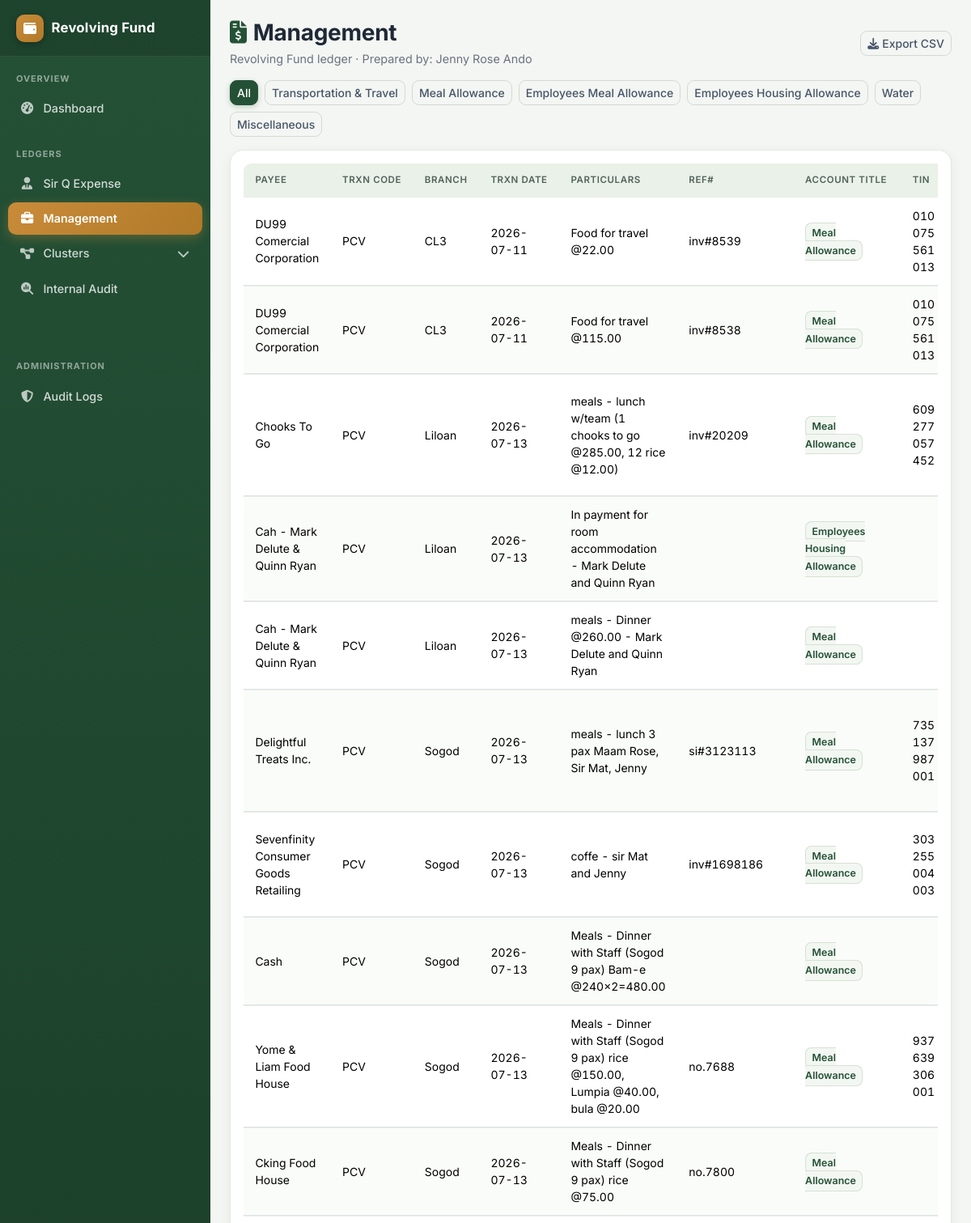
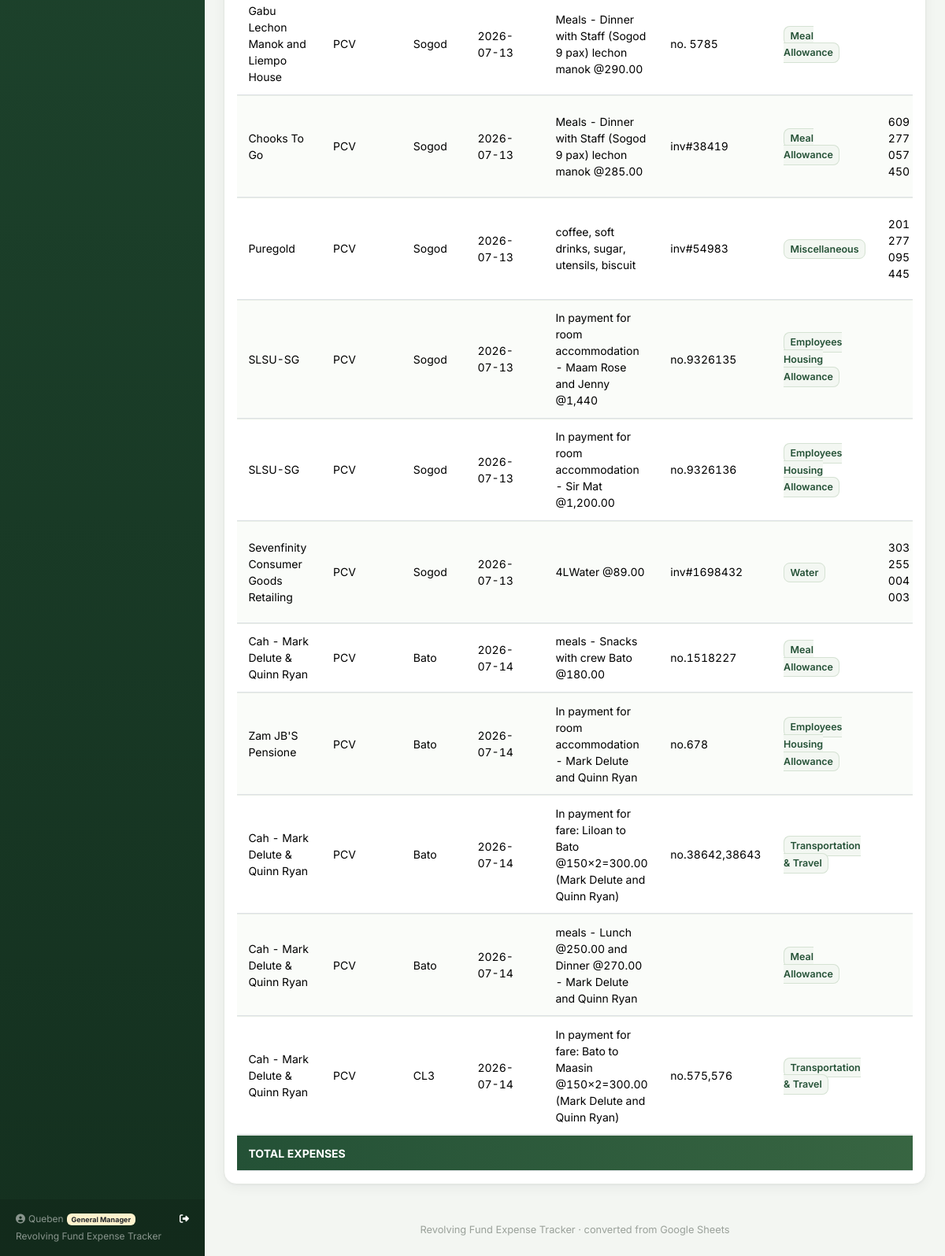
The page /unit/Management (signed in) on the database its author committed (2 pictures, top to bottom).
### revfund/models.py (models this page shows, shortened)
class User(db.Model, UserMixin):
    __tablename__ = 'users'
    id = db.Column(db.Integer, primary_key=True)
    username = db.Column(db.String(64), unique=True, nullable=False)
    password_hash = db.Column(db.String(255), nullable=False)
    role = db.Column(db.String(100), nullable=False, default='Admin')
    access_level = db.Column(db.String(20), nullable=False, default='Viewer', server_default='Viewer')
    created_at = db.Column(db.DateTime, default=func.now())
    last_activity_at = db.Column(db.DateTime(timezone=True), nullable=True, index=True)
    last_login_at = db.Column(db.DateTime(timezone=True), nullable=True)
    PRIVILEGED = {'Admin', 'Superadmin', 'Auditor'}
    @property
    def can_modify_data(self):
        return self.role in self.PRIVILEGED or self.access_level == 'Editor'
    @property
    def is_active(self):
        return not self.username.startswith('deactivated:')

class Expense(db.Model):
    __tablename__ = 'expenses'
    id = db.Column(db.Integer, primary_key=True)
    unit = db.Column(db.String(64), nullable=False, index=True)
    payee = db.Column(db.String(255))
    branch = db.Column(db.String(128))
    trxn_date = db.Column(db.Date, index=True)
    particulars = db.Column(db.Text)
    ref_no = db.Column(db.String(128))
    trxn_code = db.Column(db.String(128))
    account_title = db.Column(db.String(64), index=True)
    tin = db.Column(db.String(64))
    address = db.Column(db.String(255))
    amount = db.Column(db.Float, nullable=False, default=0)
    prepared_by = db.Column(db.String(128), default='Jenny Rose Ando')
    created_at = db.Column(db.DateTime, default=func.now())
    updated_at = db.Column(db.DateTime, default=func.now(), onupdate=func.now())

### revfund/views.py (the view)
@views.route('/unit/<unit_name>')
@login_required
def unit_ledger(unit_name):
    if unit_name not in UNITS:
        flash('Unknown unit', 'danger')
        return redirect(url_for('views.dashboard'))
    q = Expense.query.filter_by(unit=unit_name)
    account_filter = request.args.get('account_title')
    if account_filter:
        q = q.filter_by(account_title=account_filter)
    entries = q.order_by(Expense.trxn_date.asc().nullslast(), Expense.id.asc()).all()
    total = sum(e.amount for e in entries)
    last_import = session.get('last_import')
    return render_template('ledger.html', unit=unit_name, units=UNITS, entries=entries,
                            total=total, account_titles=ACCOUNT_TITLES,
                            account_filter=account_filter,
                            last_import=last_import if last_import and last_import.get('unit') == unit_name else None)

### templates/ledger.html (shortened to what this page needs)
{% extends 'base.html' %}
{% block content %}
<div class="d-flex flex-wrap justify-content-between align-items-center mb-3">
  <div>
    <h3 class="page-title mb-1"><i class="fa-solid fa-file-invoice-dollar me-2"></i>{{ unit }}</h3>
    <div class="page-sub">Revolving Fund ledger · Prepared by: Jenny Rose Ando</div>
  </div>
  <div class="d-flex gap-2">
    <a href="{{ url_for('views.export_csv', unit_name=unit) }}" download class="btn btn-outline-secondary btn-sm">
      <i class="fa-solid fa-download me-1"></i>Export CSV
    </a>
  </div>
</div>
<div class="d-flex flex-wrap gap-2 mb-3">
  <a href="{{ url_for('views.unit_ledger', unit_name=unit) }}" class="btn btn-sm {% if not account_filter %}btn-brand{% else %}btn-outline-secondary{% endif %}">All</a>
  {% for a in account_titles %}
    <a href="{{ url_for('views.unit_ledger', unit_name=unit, account_title=a) }}" class="btn btn-sm {% if account_filter==a %}btn-brand{% else %}btn-outline-secondary{% endif %}">{{ a }}</a>
  {% endfor %}
</div>
<div class="card p-3">
  <div class="table-responsive">
    <table class="table table-sm table-hover align-middle">
      <thead>
        <tr>
          <th>Payee</th>
          <th>Trxn Code</th>
          <th>Branch</th>
          <th>Trxn Date</th>
          <th>Particulars</th>
          <th>Ref#</th>
          <th>Account Title</th>
          <th>TIN</th>
        </tr>
      </thead>
      <tbody>
        {% for e in entries %}
        <tr>
          <td>{{ e.payee }}</td>
          <td>{{ e.trxn_code or '' }}</td>
          <td>{{ e.branch or '' }}</td>
          <td>{{ e.trxn_date.strftime('%Y-%m-%d') if e.trxn_date else '' }}</td>
          <td style="max-width:260px;white-space:normal;">{{ e.particulars or '' }}</td>
          <td>{{ e.ref_no or '' }}</td>
          <td><span class="account-badge">{{ e.account_title or '' }}</span></td>
          <td>{{ e.tin or '' }}</td>
        </tr>
        {% else %}
        <tr><td colspan="11" class="text-center text-muted py-4">No entries yet for this unit.</td></tr>
        {% endfor %}
      </tbody>
      <tfoot>
        <tr class="table-grand">
          <td colspan="9">TOTAL EXPENSES</td>
        </tr>
      </tfoot>
    </table>
  </div>
</div>
{% endblock %}

### templates/base.html (shortened to what this page needs)
<!doctype html>
<html lang="en">
<head>
<link href="https://cdnjs.cloudflare.com/ajax/libs/bootstrap/5.3.3/css/bootstrap.min.css" rel="stylesheet">
<link href="https://cdnjs.cloudflare.com/ajax/libs/font-awesome/6.5.1/css/all.min.css" rel="stylesheet">
</head>
<body>
{% set active_unit = request.view_args.get('unit_name') if request.view_args else None %}
{% set unit_icons = {
    'Sir Q Expense': 'fa-user-tie',
    'Management': 'fa-briefcase',
    'Cluster1': 'fa-diagram-project',
    'Cluster2': 'fa-cubes-stacked',
    'Cluster3': 'fa-layer-group',
    'Cluster4': 'fa-network-wired',
    'Cluster5': 'fa-object-group',
    'Cluster6': 'fa-th-large',
    'Internal Audit': 'fa-magnifying-glass-chart',
} %}
<aside class="sidebar" id="sideMenu">
  <div class="sidebar-brand">
    <div class="brand-badge"><i class="fa-solid fa-wallet"></i></div>
    <span>Revolving Fund</span>
  </div>
  <div class="nav-section">Overview</div>
  <ul class="nav flex-column mb-2">
    <li class="nav-item">
      <a class="nav-link {{ 'active' if request.endpoint=='views.dashboard' }}" href="{{ url_for('views.dashboard') }}">
        <i class="fa-solid fa-gauge-high"></i>Dashboard
      </a>
    </li>
  </ul>
  <div class="nav-section">Ledgers</div>
  <ul class="nav flex-column mb-5">
    {% for u in ['Sir Q Expense', 'Management'] %}
    <li class="nav-item">
      <a class="nav-link {{ 'active' if active_unit==u }}" href="{{ url_for('views.unit_ledger', unit_name=u) }}">
        <i class="fa-solid {{ unit_icons[u] }}"></i>{{ u }}
      </a>
    </li>
    {% endfor %}
    <li class="nav-item">
      <a class="nav-link cluster-toggle {{ 'active open' if active_unit and active_unit.startswith('Cluster') }}" href="javascript:void(0)">
        <i class="fa-solid fa-diagram-project"></i>Clusters
        <i class="fa-solid fa-chevron-down ms-auto cluster-chevron"></i>
      </a>
    </li>
    <li class="nav-item">
      <a class="nav-link {{ 'active' if active_unit=='Internal Audit' }}" href="{{ url_for('views.unit_ledger', unit_name='Internal Audit') }}">
        <i class="fa-solid fa-magnifying-glass-chart"></i>Internal Audit
      </a>
    </li>
  </ul>
  {% set can_view_admin = current_user.is_authenticated and current_user.role in ['Superadmin', 'General Manager', 'Admin', 'Auditor'] %}
  {% set can_manage_users = current_user.is_authenticated and current_user.role in ['Superadmin', 'Admin'] %}
  {% if can_view_admin %}
  <div class="nav-section">Administration</div>
  <ul class="nav flex-column mb-2">
    <li class="nav-item">
      <a class="nav-link {{ 'active' if request.endpoint=='views.audit_logs' }}" href="{{ url_for('views.audit_logs') }}">
        <i class="fa-solid fa-shield-halved"></i>Audit Logs
      </a>
    </li>
  </ul>
  {% endif %}
  <div class="sidebar-footer">
    <div class="d-flex align-items-center justify-content-between">
      <span><i class="fa-solid fa-circle-user me-1"></i>{{ current_user.username if current_user.is_authenticated else 'Guest' }}<span class="ms-1 badge bg-warning-subtle text-dark">{{ current_user.role if current_user.is_authenticated else '' }}</span></span>
      <a href="{{ url_for('auth.logout') }}" class="text-white text-decoration-none" title="Logout">
        <i class="fa-solid fa-right-from-bracket"></i>
      </a>
    </div>
    <div class="mt-1">Revolving Fund Expense Tracker</div>
  </div>
</aside>
<div class="main-shell">
  <div class="p-3 p-md-4 pb-5 spa-content-enter">
    {% block content %}{% endblock %}
    <footer class="mt-5 text-center">Revolving Fund Expense Tracker &middot; converted from Google Sheets</footer>
  </div>
</div>
</body>
</html>

### templates/base.html (style rules this page uses)
:root { --brand: #245136; --brand-dark: #1a3d27; --brand-deep: #14301f; --brand-light: #e8f0e6; --accent: #c98b3a; --accent-dark: #b07a28; --ink: #1f2937; --muted: #6b7280; --surface: #ffffff; --line: #e5e9e3; --page-bg: #f3f6f2; }
body { background:var(--page-bg); color:var(--ink); font-family:'Inter',-apple-system,'Segoe UI',Roboto,sans-serif; -webkit-font-smoothing:antialiased; }
.btn { border-radius:.55rem; font-weight:500; }
.btn-brand { background-color: var(--brand); border-color: var(--brand); color:#fff; box-shadow:0 2px 6px rgba(36,81,54,.25); }
.btn-outline-secondary { color:#475569; border-color:#d3dad2; }
.card { border:1px solid var(--line); border-radius:16px; background:var(--surface); box-shadow:0 1px 2px rgba(16,24,40,.04), 0 4px 16px rgba(16,24,40,.05); }
.page-title { font-weight:700; letter-spacing:-.01em; color:var(--ink); }
.page-title i { color:var(--brand); }
.page-sub { color:var(--muted); font-size:.9rem; }
table.table { --bs-table-bg:transparent; border-collapse:separate; border-spacing:0; font-size:.875rem; margin-bottom:0; }
table.table thead th { font-size:.72rem; font-weight:600; text-transform:uppercase; letter-spacing:.05em; color:#51635a; background:#eaf1e8; border:none; padding:.75rem .9rem; white-space:nowrap; }
table.table thead th:first-child { border-radius:.6rem 0 0 0; }
table.table tbody td, table.table tfoot td { padding:.72rem .9rem; border-top:1px solid #e9eee7; vertical-align:middle; }
table.table tbody tr:nth-child(even) { background:#fafcf9; }
table.table td, table.table th { font-variant-numeric:tabular-nums; }
table.table tfoot { border-top:2px solid var(--brand); }
.table-grand { background:linear-gradient(90deg, var(--brand), #3d6b45) !important; color:#fff; font-weight:700; }
.table-grand td { color:#fff; border-top:1px solid rgba(255,255,255,.2); }
.account-badge { background:#f3f7f2; border:1px solid #d5e2d3; color:var(--brand); font-weight:600; border-radius:.5rem; padding:.35em .6em; font-size:.78rem; }
.sidebar { position:fixed; top:0; bottom:0; left:0; width:260px; z-index:1045; background:linear-gradient(180deg, var(--brand) 0%, var(--brand-deep) 100%); color:#fff; overflow-y:auto; transform:translateX(-100%); transition:transform .25s ease; }
.sidebar .sidebar-brand { display:flex; align-items:center; gap:.6rem; font-weight:700; font-size:1.05rem; padding:1.1rem 1.25rem; background:rgba(0,0,0,.16); border-bottom:1px solid rgba(255,255,255,.08); letter-spacing:.01em; }
.sidebar .brand-badge { width:34px; height:34px; border-radius:10px; background:linear-gradient(135deg, var(--accent), var(--accent-dark)); display:flex; align-items:center; justify-content:center; font-size:1rem; box-shadow:0 2px 8px rgba(0,0,0,.3); }
.sidebar .nav-section { font-size:.68rem; text-transform:uppercase; letter-spacing:.09em; color:rgba(255,255,255,.5); font-weight:700; padding:1.15rem 1.25rem .45rem; }
.sidebar .nav-link { color:rgba(255,255,255,.8); border-radius:10px; font-size:.9rem; font-weight:500; padding:.55rem .9rem; margin:2px .6rem; display:flex; align-items:center; gap:.65rem; }
.sidebar .nav-link i { width:1.25em; text-align:center; font-size:.95rem; color:rgba(255,255,255,.7); }
.sidebar .nav-link.active { color:#fff; font-weight:600; background:linear-gradient(135deg, var(--accent), var(--accent-dark)); box-shadow:0 4px 14px rgba(201,139,58,.35); }
.sidebar .nav-link.active i { color:#fff; }
.sidebar .cluster-toggle { cursor:pointer; }
.sidebar .cluster-chevron { margin-left:auto; transition:transform .2s ease; font-size:.7rem; }
.sidebar-footer { position:absolute; bottom:0; left:0; right:0; padding:1rem 1.25rem; font-size:.75rem; color:rgba(255,255,255,.5); background:rgba(0,0,0,.12); }
.main-shell { transition:margin-left .25s ease; }
@media (min-width: 992px) { .sidebar { transform:none; box-shadow:none; } }
@media (min-width: 992px) { .main-shell { margin-left:260px; } }
footer { color:#9aa19a; font-size:.8rem; }
.spa-content-enter { animation:spa-content-in .2s ease; }

### rows shown on the page
User: username "Queben", username+role "General Manager"
Expense: payee "DU99 Comercial Corporation", trxn_code "PCV", branch "CL3", trxn_date "2026-07-11", particulars "Food for travel @22.00", ref_no "inv#8539", account_title "Meal Allowance", tin "010 075 561 013"
Expense: payee "DU99 Comercial Corporation", trxn_code "PCV", branch "CL3", trxn_date "2026-07-11", particulars "Food for travel @115.00", ref_no "inv#8538", account_title "Meal Allowance", tin "010 075 561 013"
Expense: payee "Chooks To Go", trxn_code "PCV", branch "Liloan", trxn_date "2026-07-13", particulars "meals - lunch w/team (1 chooks to go @285.00, 12 rice @12.00)", ref_no "inv#20209", account_title "Meal Allowance", tin "609 277 057 452"
Expense: payee "Cah - Mark Delute & Quinn Ryan", trxn_code "PCV", branch "Liloan", trxn_date "2026-07-13", particulars "In payment for room accommodation - Mark Delute and Quinn Ryan", account_title "Employees Housing Allowance"
Expense: payee "Cah - Mark Delute & Quinn Ryan", trxn_code "PCV", branch "Liloan", trxn_date "2026-07-13", particulars "meals - Dinner @260.00 - Mark Delute and Quinn Ryan", account_title "Meal Allowance"
Expense: payee "Delightful Treats Inc.", trxn_code "PCV", branch "Sogod", trxn_date "2026-07-13", particulars "meals - lunch 3 pax Maam Rose, Sir Mat, Jenny", ref_no "si#3123113", account_title "Meal Allowance", tin "735 137 987 001"
Expense: payee "Sevenfinity Consumer Goods Retailing", trxn_code "PCV", branch "Sogod", trxn_date "2026-07-13", particulars "coffe - sir Mat and Jenny", ref_no "inv#1698186", account_title "Meal Allowance", tin "303 255 004 003"
Expense: payee "Cash", trxn_code "PCV", branch "Sogod", trxn_date "2026-07-13", particulars "Meals - Dinner with Staff (Sogod 9 pax) Bam-e @240x2=480.00", account_title "Meal Allowance"
Expense: payee "Yome & Liam Food House", trxn_code "PCV", branch "Sogod", trxn_date "2026-07-13", particulars "Meals - Dinner with Staff (Sogod 9 pax) rice @150.00, Lumpia @40.00, bula @20.00", ref_no "no.7688", account_title "Meal Allowance", tin "937 639 306 001"
Expense: payee "Cking Food House", trxn_code "PCV", branch "Sogod", trxn_date "2026-07-13", particulars "Meals - Dinner with Staff (Sogod 9 pax) rice @75.00", ref_no "no.7800", account_title "Meal Allowance"
Expense: payee "Gabu Lechon Manok and Liempo House", trxn_code "PCV", branch "Sogod", trxn_date "2026-07-13", particulars "Meals - Dinner with Staff (Sogod 9 pax) lechon manok @290.00", ref_no "no. 5785", account_title "Meal Allowance"
Expense: payee "Chooks To Go", trxn_code "PCV", branch "Sogod", trxn_date "2026-07-13", particulars "Meals - Dinner with Staff (Sogod 9 pax) lechon manok @285.00", ref_no "inv#38419", account_title "Meal Allowance", tin "609 277 057 450"
Expense: payee "Puregold", trxn_code "PCV", branch "Sogod", trxn_date "2026-07-13", particulars "coffee, soft drinks, sugar, utensils, biscuit", ref_no "inv#54983", account_title "Miscellaneous", tin "201 277 095 445"
Expense: payee "SLSU-SG", trxn_code "PCV", branch "Sogod", trxn_date "2026-07-13", particulars "In payment for room accommodation - Maam Rose and Jenny @1,440", ref_no "no.9326135", account_title "Employees Housing Allowance"
Expense: payee "SLSU-SG", trxn_code "PCV", branch "Sogod", trxn_date "2026-07-13", particulars "In payment for room accommodation - Sir Mat @1,200.00", ref_no "no.9326136", account_title "Employees Housing Allowance"
Expense: payee "Sevenfinity Consumer Goods Retailing", trxn_code "PCV", branch "Sogod", trxn_date "2026-07-13", particulars "4LWater @89.00", ref_no "inv#1698432", account_title "Water", tin "303 255 004 003"
Expense: payee "Cah - Mark Delute & Quinn Ryan", trxn_code "PCV", branch "Bato", trxn_date "2026-07-14", particulars "meals - Snacks with crew Bato @180.00", ref_no "no.1518227", account_title "Meal Allowance"
Expense: payee "Zam JB'S Pensione", trxn_code "PCV", branch "Bato", trxn_date "2026-07-14", particulars "In payment for room accommodation - Mark Delute and Quinn Ryan", ref_no "no.678", account_title "Employees Housing Allowance"
Expense: payee "Cah - Mark Delute & Quinn Ryan", trxn_code "PCV", branch "Bato", trxn_date "2026-07-14", particulars "In payment for fare: Liloan to Bato @150x2=300.00 (Mark Delute and Quinn Ryan)", ref_no "no.38642,38643", account_title "Transportation & Travel"
Expense: payee "Cah - Mark Delute & Quinn Ryan", trxn_code "PCV", branch "Bato", trxn_date "2026-07-14", particulars "meals - Lunch @250.00 and Dinner @270.00 - Mark Delute and Quinn Ryan", account_title "Meal Allowance"
Expense: payee "Cah - Mark Delute & Quinn Ryan", trxn_code "PCV", branch "CL3", trxn_date "2026-07-14", particulars "In payment for fare: Bato to Maasin @150x2=300.00 (Mark Delute and Quinn Ryan)", ref_no "no.575,576", account_title "Transportation & Travel"

### other values the page prints
{{ u }} "Sir Q Expense" "Management"
{{ unit }} "Management"
{{ a }} "Transportation & Travel" "Meal Allowance" "Employees Meal Allowance" "Employees Housing Allowance" "Water" "Miscellaneous"
